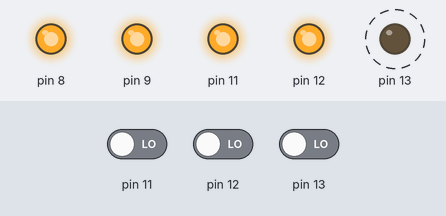
A sketch run on a simulated Arduino Uno, built with avr-gcc and run on an emulated ATmega328P. On the bench: output pins drawn as LEDs (lit = HIGH). Dashed ring = blinking. The inputs (shaded band) are chosen by the test bench; at power-on: pin 13 LOW, pin 11 LOW, pin 12 LOW. Random numbers use the default seed unless the sketch sets one.

Above: at 1.9 s.
2.0 s: pin 13 driven HIGH
At 3.3 s:
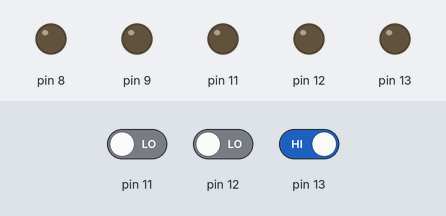
At 4.5 s:
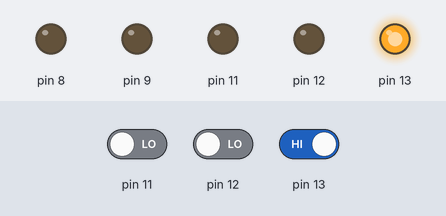
5.2 s: pin 11 driven HIGH and pin 12 driven HIGH
At 6.8 s:
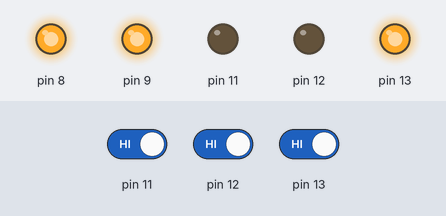
Timing chart, 0 to 53.4 s (numbered marks = the images above; inputs shaded):
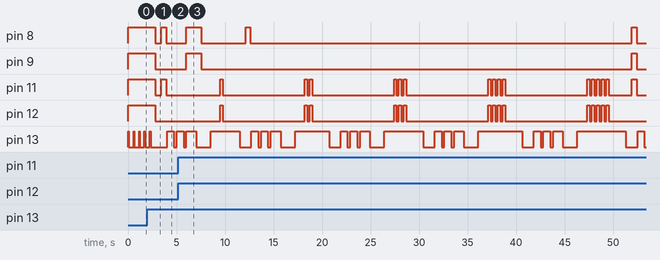

Measured:
- after the input at 2.0 s, pin 8, pin 11: HIGH → LOW after 0.83 s, → HIGH 0.60 s later, → LOW 0.50 s later; pin 9, pin 12: HIGH → LOW after 0.83 s

The sketch:

hw1.ino
```cpp
// This Sketch is for Week 1's game homework.
// It will implement a simplified rendition of the hand game 0, 5, 10, 15, 20
// The computer is always player 1, and will light up 0, 1, or 2 LEDs, adding to 0, 5, or 10 points.
// There will be a countdown 4, 3, 2, 1, then a flash of up to 4 lights for the "bet" plus 1 white light signifying that it is a bet and a second flash.
// Second flash signifies what the CPU has played.
// Player has 150ms to respond by pressing 0, 1, or 2 buttons. The amount must NOT add up to what was thrown.
// Green lights flash for a WIN. Red for a loss.
// After 3 rounds, winner is announced. Green for User or red for CPU.


// initialize variables

int playing = 0;
int winsPlayer = 0;
int winsCPU = 0;
int targetVal = 0;
int gameRound = 0;
int validValues[5] = {0, 5, 10, 15, 20};
int cpuValidHand[3] = {0, 5, 10};
int cpuValidHand1[2] {5, 10};
int cpuValidHand2[2] = {0, 5};
int numLights = 0;
int cpuHand = 0;
int playerHand[2] = {0,0};
int maxRounds = 7;
int awaitingCPU = 0;
int awaitingUser = 0;
int roundPlayed = 0;
int playingRound = 0;
int cpuLights = 0;
int roundTimer = 500;
unsigned long roundStartTimer = 0;
unsigned long now = 0;

void setup() {
  // put your setup code here, to run once:

  pinMode(8, OUTPUT);
  pinMode(9, OUTPUT);
  pinMode(11, OUTPUT);
  pinMode(12, OUTPUT);
  pinMode(13, INPUT);

}

void loop() {

  if (!playing){
      // signal light saying: you should hit this button to start the game.
      digitalWrite(8, HIGH);
      digitalWrite(9, HIGH);
      digitalWrite(11, HIGH);
      digitalWrite(12, HIGH);
      pinMode(13, OUTPUT);
      delay(5);
      digitalWrite(13, HIGH);
      delay(5);
      pinMode(13, INPUT);
      delay(50);
      pinMode(13, OUTPUT);
      digitalWrite(13, LOW);
      delay(5);
      pinMode(13, INPUT);

      if(digitalRead(13) == HIGH){
        playing = 1;
        pinMode(13, OUTPUT);
      }
  }else if (playing){
    // make sure we only do this part on a new round, when the user hasn't provided any input
    if (!playingRound){
      playingRound = 1;
      awaitingCPU = 1;
      awaitingUser = 0;

      // set the table for the round. (lights off!)
      pinMode(8, OUTPUT);
      pinMode(9, OUTPUT);
      pinMode(11, OUTPUT);
      pinMode(12, OUTPUT);
      pinMode(13, OUTPUT);
      digitalWrite(8, LOW);
      digitalWrite(9, LOW);
      digitalWrite(11, LOW);
      digitalWrite(12, LOW);
      digitalWrite(13, LOW);

      delay(100);
    }else if(playingRound){
      if (awaitingCPU && !awaitingUser){
        digitalWrite(13, LOW);
        // generate a target from validValues
        targetVal = validValues[rand() % 5];

        // determine how many lights to show (divide by 5). Will be 4, 3, 2, 1, 0
        numLights = targetVal / 5;
        // illuminate the lights
        if (numLights >= 1){
          digitalWrite(8, HIGH);
        }
        if (numLights >= 2){
          digitalWrite(11, HIGH);
        }
        if (numLights >=3){
          digitalWrite(9, HIGH);
        }
        if (numLights == 4){
          digitalWrite(12, HIGH);
        }
        delay(500);
        // set all competitors' lights to low before the game is played. Redundant.
        digitalWrite(8, LOW);
        digitalWrite(9, LOW);
        digitalWrite(11, LOW);
        digitalWrite(12, LOW);

        delay(100);

        // flash the white light as a sort of countdown
        digitalWrite(13, HIGH);
        delay(700);
        digitalWrite(13, LOW);
        delay(300);
        digitalWrite(13, HIGH);
        delay(700);
        // get these pins ready for input
        pinMode(11, INPUT);
        pinMode(12, INPUT);
        digitalWrite(13, LOW);
        delay(300);
        digitalWrite(13, HIGH);  // This last one means GAME ON

        // Computer hands
        // If 10 or more points on the table, computer can choose 0, 5, 10
        // If 5, can do 0, 5
        // If 0, can only bet 0
        if (numLights >= 3){
          cpuHand = cpuValidHand1[rand() % 2];
        }else if (numLights == 2){
          cpuHand = cpuValidHand[rand() % 3];
        }else if (numLights == 1){
          cpuHand = cpuValidHand2[rand() % 2];
        }else{
          cpuHand = 0;
        }
        // convert cpuHand into cpuLights for embrightening the red lights.
        // Probably could refactor the lights display functionality into its own function, but, since there's one global, one red, and one green usage of each, this way is simpler and more readable.
        cpuLights = cpuHand / 5;
        if (cpuLights >= 1){
          digitalWrite(8, HIGH);
        }
        if (cpuLights==2){
          digitalWrite(9, HIGH);
        }

        // CPU is finished, so now we must mark that it's the user's turn for the next loops.
        // so we set the user response timer and set the flag signifying it's the user's turn.
        // Realistically, this happens concurrently w/ CPU player.
        awaitingUser = 1;
        awaitingCPU = 0;
        roundStartTimer = millis();
      // If we're waiting for the user in this round.
      }else if(awaitingUser){
        now = millis();
        if (now - roundStartTimer > roundTimer){
          // round is short enough we can get away with not tracking whether or not the user hits the buttons.
          // for a longer round, have to track and compare priorState v currentState. buttonUnpressed, buttonPressing, buttonPressed
          // and for that, can short-circuit the round on user input.
          awaitingUser = 0;
          digitalWrite(13, LOW);
        }else{
          if (digitalRead(12) == HIGH){
            playerHand[0] = 5;
          }
          if (digitalRead(11) == HIGH){
            playerHand[1] = 5;
          }
        }
      // round should be over now. Do the math to see who won. Then reset the game.
      }else{
        // turn the lights down low
        pinMode(11, OUTPUT);
        pinMode(12, OUTPUT);
        digitalWrite(8, LOW);
        digitalWrite(9, LOW);
        digitalWrite(11, LOW);
        digitalWrite(12, LOW);
        delay(1000);
        digitalWrite(13, HIGH);  // except this, which shines to show that it's not game time?
        int playerSum = playerHand[0] + playerHand[1];
        if (playerSum + cpuHand == targetVal){
          // CPU wins
          winsCPU += 1;
        }else{
          // player wins
          winsPlayer += 1;
        }
        delay(1000);
        // flash lights to show scores first for CPU and then for user.
        if(winsCPU){
          for (int i=0; i<winsCPU; i++){
            digitalWrite(8, HIGH);
            digitalWrite(9, HIGH);
            delay(250);
            digitalWrite(8, LOW);
            digitalWrite(9, LOW);
            delay(250);
          }
        }
        if(winsPlayer){
          for (int i=0; i<winsPlayer; i++){
            digitalWrite(11, HIGH);
            digitalWrite(12, HIGH);
            delay(250);
            digitalWrite(11, LOW);
            digitalWrite(12, LOW);
            delay(250);
          }
        }
        playingRound = 0;  // round complete
        awaitingUser = 0;  // not waiting for the user anymore
        gameRound ++;
        // C++ has no array assignments, and I can't seem to import C++ libraries that'll compile for the Arduino, so here's a loop
        // that resets playerHand to 0,0! playerHand = [0,0] # in python
        for (int i=0; i<2; i++){
          playerHand[i] = 0;
        }
        delay(1000);
      }
    }

    if(gameRound >= maxRounds){
      playing = 0;
      gameRound = 0;
      winsCPU = 0;
      winsPlayer = 0;

      pinMode(8, OUTPUT);
      pinMode(9, OUTPUT);
      pinMode(11, OUTPUT);
      pinMode(12, OUTPUT);
      pinMode(13, INPUT);
    }
  }

  // put a bit of lag in everything, to make it more human-speed
  delay(500);


}
```
